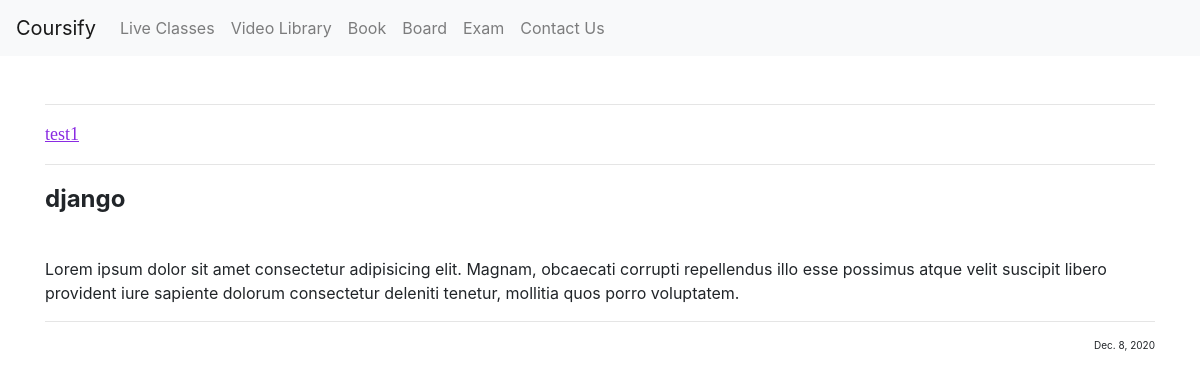
The page /home/doubtpost/3 on the database its author committed.
### doubt/models.py (models this page shows, shortened)
class DoubtQuestion(models.Model):
    post_id = models.AutoField(primary_key=True)
    name = models.CharField(max_length=50)
    title = models.CharField(max_length=250)
    content = models.CharField(max_length=5000)
    image = models.ImageField(upload_to='doubt/post', default ="" )
    date = models.DateField()

### doubt/views.py (the view)
# urls.py: path('doubtpost/<int:id>' , views.doubtpost , name="doubtpost"),
def doubtpost(request, id):
    post = DoubtQuestion.objects.filter(post_id = id)[0]
    return render(request, 'doubtpost.html', {'post': post})

### doubt/templates/doubtpost.html (shortened to what this page needs)
{% extends 'basic.html' %}
{% load static %}
{% block body %}
<div class="container my-5">
    <hr>
    <p class="name">{{post.name}}</p>
    <hr>
    <p class="title">{{post.title}}</p>
    <p>{{post.content}}</p>
    <hr>
    <p class="date">{{post.date}}</p>
    <div class="fb-like" data-href="http://127.0.0.1:8000/home/doubtpost/&#123;&#123;post.post_id&#125;&#125;" data-width="" data-layout="standard" data-action="like" data-size="large" data-share="true"></div> <br>
</div>
{% endblock%}

### doubt/static/css/doubtpost.css (style rules this page uses)
.name { font-family: Georgia, 'Times New Roman', Times, serif; color: blueviolet; text-decoration: underline; font-size: large; }
.title { font-size: x-large; font-weight: bolder; }
.date { font-size: x-small; text-align: end; }

### rows shown on the page
DoubtQuestion: name "test1", title "django", content "Lorem ipsum dolor sit amet consectetur adipisicing elit. Magnam, obcaecati corrupti repellendus illo esse possimus atque velit suscipit libero provident iure sapiente dolorum consectetur deleniti tenetur, mollitia quos porro voluptatem.", date "Dec. 8, 2020"
